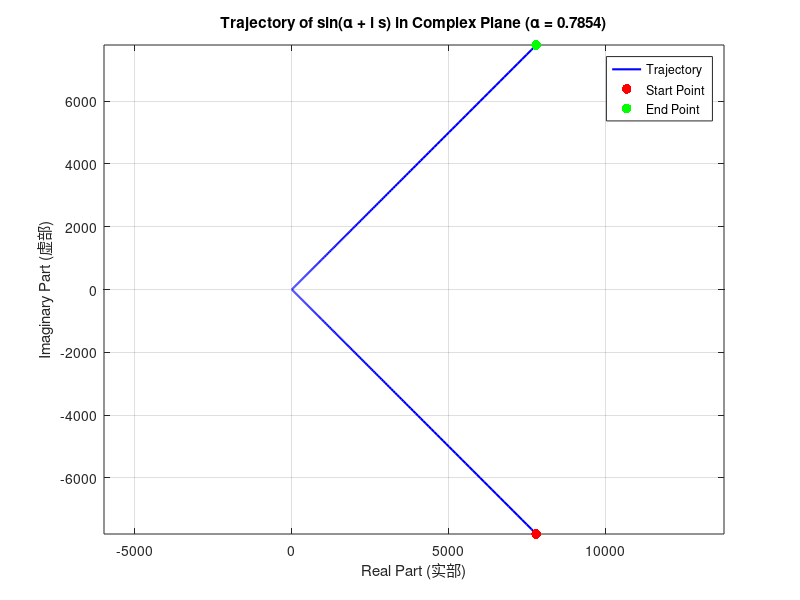
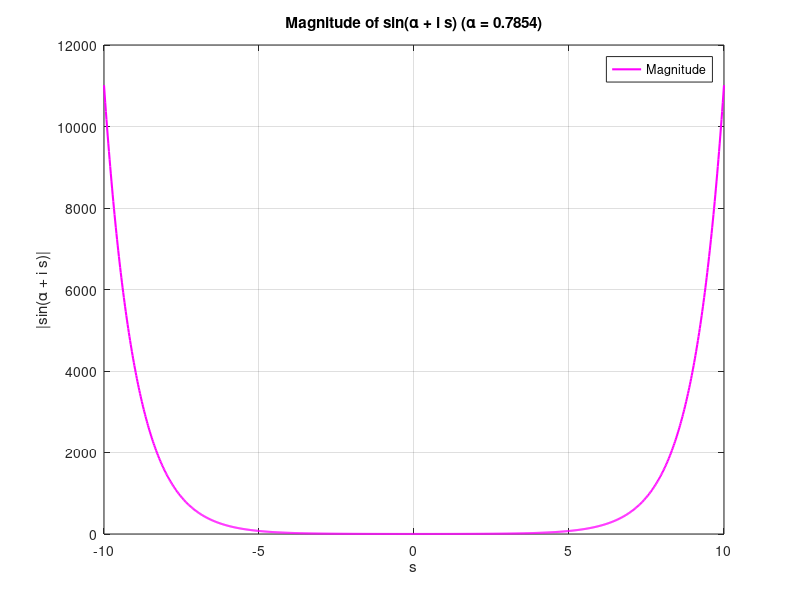

Recreate these plots in MATLAB, in order.
% 参数设置
alpha = pi / 4; % 角度 alpha，单位为弧度
s = linspace(-10, 10, 1000); % s 的范围，从 -10 到 10

% 计算 sin(alpha + i*s)
z = alpha + 1i * s; % 复数输入 z = alpha + i*s
sin_z = sin(z); % 计算复正弦

% 分解实部和虚部
real_part = real(sin_z); % 实部
imag_part = imag(sin_z); % 虚部
magnitude = abs(sin_z); % 模长

% 绘制轨迹图
figure;
plot(real_part, imag_part, 'b', 'LineWidth', 1.5); % 实部 vs 虚部
hold on;
scatter(real_part(1), imag_part(1), 50, 'r', 'filled'); % 起点
scatter(real_part(end), imag_part(end), 50, 'g', 'filled'); % 终点
grid on;
xlabel('Real Part (实部)');
ylabel('Imaginary Part (虚部)');
title(['Trajectory of sin(\alpha + i s) in Complex Plane (\alpha = ', num2str(alpha), ')']);
legend('Trajectory', 'Start Point', 'End Point');
axis equal;

% 绘制模长随 s 的变化
figure;
plot(s, magnitude, 'm', 'LineWidth', 1.5);
grid on;
xlabel('s');
ylabel('|sin(\alpha + i s)|');
title(['Magnitude of sin(\alpha + i s) (\alpha = ', num2str(alpha), ')']);
legend('Magnitude');